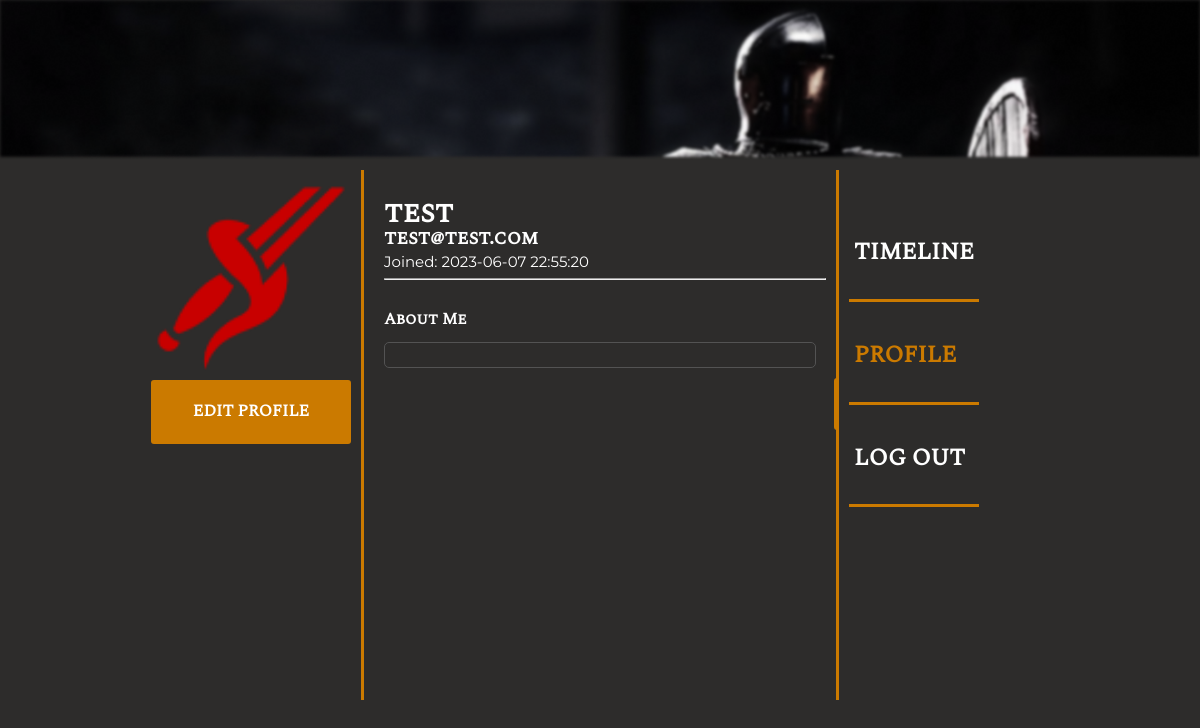
The app's page /userprofile.php (signed in), older data.
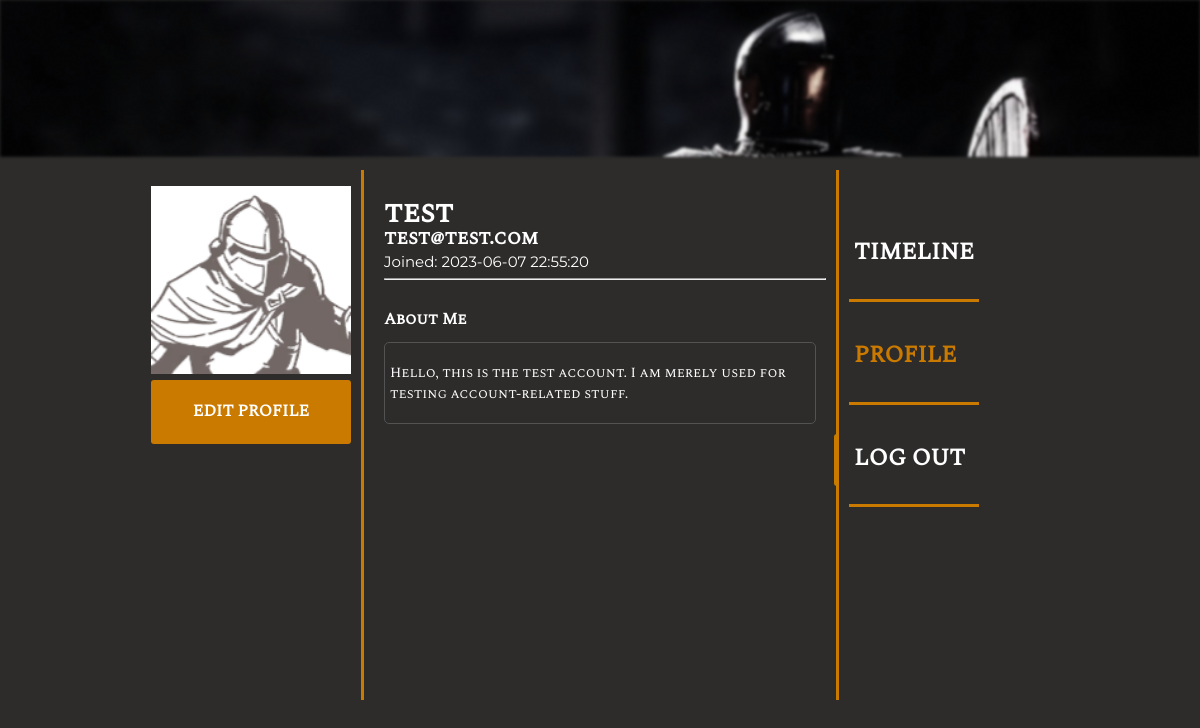
The same page, newer data.
### tables this page shows
CREATE TABLE `accounts` (
  `id` int(11) NOT NULL,
  `username` varchar(25) NOT NULL,
  `email` varchar(100) NOT NULL,
  `password` varchar(255) NOT NULL,
  `pfp` text NOT NULL DEFAULT 'hilt_icon.png',
  `join_date` datetime NOT NULL DEFAULT current_timestamp(),
  `bio` text NOT NULL
);

### userprofile.php (the view, shortened to what this page needs)
<?php
include 'PHPOnly/connect.php';
$stmt = $conn->prepare('SELECT email, username, join_date, pfp, bio FROM accounts WHERE id = ?');
$stmt->bind_param('i', $_SESSION['id']);
$stmt->execute();
$stmt->bind_result($email, $username, $join_date, $pfp, $bio);
?>
<!DOCTYPE html>
<html lang="en">
<head>
  <link rel="stylesheet" href="css/profile.css">
  <link rel="stylesheet" href="css/editprofilemodal.css">
  <link rel="stylesheet" href="https://cdnjs.cloudflare.com/ajax/libs/font-awesome/4.7.0/css/font-awesome.min.css">
</head>
<body>
  <div class="coms">
  </div>
  <div class="below">
    <div class="text-boxes">
      <div class="left">
        <div class="pfp">
          <img src="Assets/pfps/<?= $pfp ?>" class="pfp" height="200px" width="200px" />
          <button id="editBtn" class="editBtn">
            <h3><span style='color: white;'>EDIT PROFILE</span></h3>
          </button>
        </div>
      </div>
      <div class="center">
        <div class="profile">
          <div class="user-info">
            <div class="username">
              <h1>
                <?= htmlspecialchars($username) ?>
              </h1>
              <h3>
                <?= htmlspecialchars($email) ?>
              </h3>
              <p> Joined:
                <?= $join_date ?>
              </p>
              <hr>
            </div>
            <div class="about">
              <h4> About Me</h4>
              <div class="bio">
                <p>
                  <?= htmlspecialchars($bio) ?>
              </div>
              <button id="editBio" class="editBio">
              </button>
            </div>
          </div>
        </div>
      </div>
      <div class="right">
        <div class="comsbanner">
          <div class="options">
            <div>
              <a href="index.php">
                <h3>TIMELINE</h3>
              </a>
            </div>
            <div>
              <a>
                <h3><span style='color: #CB7A00;'>PROFILE</span></h3>
              </a>
            </div>
            <div>
              <a href="PHPOnly/logout.php">
                <h3>LOG OUT</h3>
              </a>
            </div>
          </div>
        </div>
      </div>
    </div>
  </div>
</body>
</html>

Row changes from the older to the newer data that the page shows:
changed accounts "test": pfp: a different picture; bio (not shown) → "Hello, this is the test account. I am merely used for testing account-related stuff."
